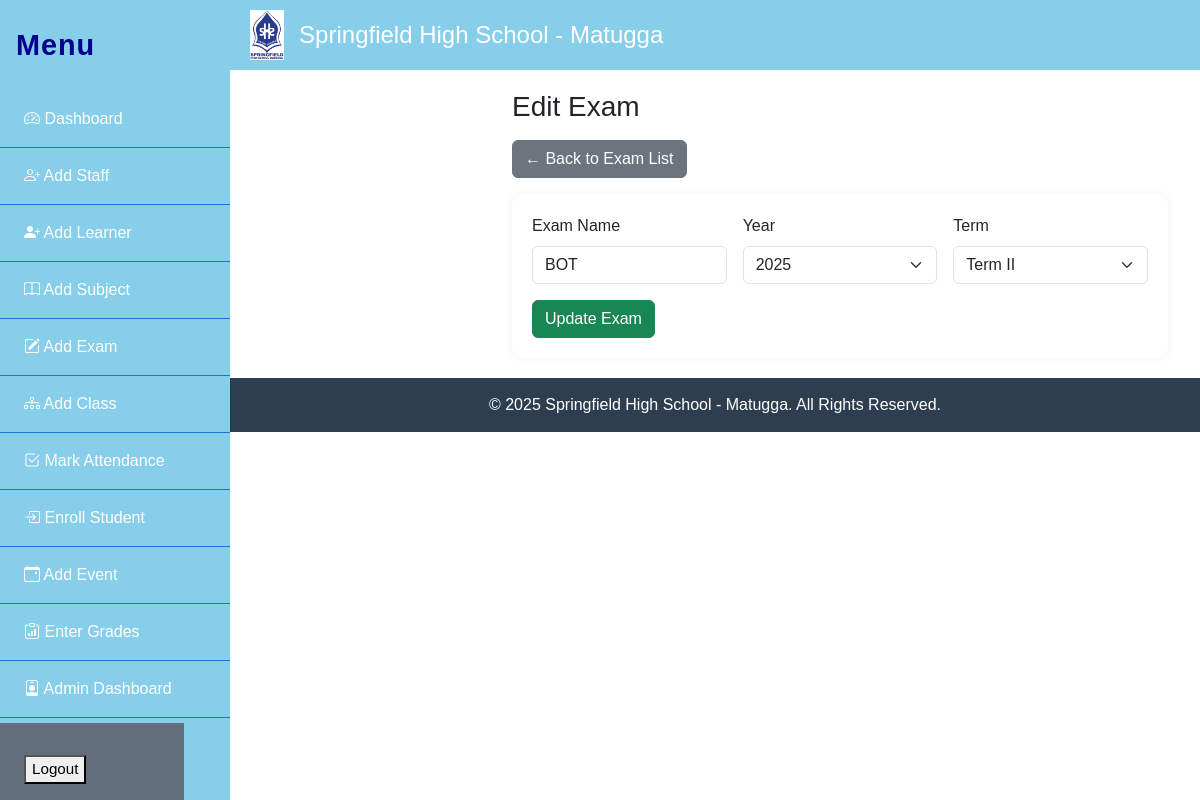
/exams/addexam.php?id=1, run on the app's committed database.
### tables this page shows
CREATE TABLE `exams` (
  `exam_id` int(11) NOT NULL,
  `subject_id` int(11) DEFAULT NULL,
  `class_id` int(11) DEFAULT NULL,
  `name` varchar(100) DEFAULT NULL,
  `date` year(4) DEFAULT NULL,
  `term` varchar(20) DEFAULT NULL
);

### exams/addexam.php (the view, shortened to what this page needs)
<?php
require_once('../db.php');
$edit = isset($_GET['id']);
if ($edit) {
    $id = intval($_GET['id']);
    $stmt = $conn->prepare("SELECT * FROM exams WHERE exam_id = ?");
    $stmt->bind_param('i', $id);
    $stmt->execute();
    $exam = $stmt->get_result()->fetch_assoc();
}
$values = [
    'name' => $edit ? $exam['name'] : '',
    'date' => $edit ? $exam['date'] : date('Y'),
    'term' => $edit ? $exam['term'] : ''
];
?>
<!DOCTYPE html>
<html lang="en">
<head>
    <link rel="stylesheet" href="https://cdn.jsdelivr.net/npm/bootstrap@5.3.2/dist/css/bootstrap.min.css">
</head>
<body>
<?php include '../header.php'; ?>
<?php include '../includes/sidebar.php'; ?>
<div class="content-wrapper">
    <div class="container-fluid">
        <h3 class="mb-3"><?= $edit ? "Edit Exam" : "Add New Exam" ?></h3>
        <a href="examlist.php" class="btn btn-secondary mb-3">&larr; Back to Exam List</a>
        <div class="card-style">
            <form method="post" class="row g-3">
                <div class="col-md-4">
                    <label class="form-label">Exam Name</label>
                    <input type="text" name="name" class="form-control" required value="<?= htmlspecialchars($values['name']) ?>">
                </div>
                <div class="col-md-4">
                    <label class="form-label">Year</label>
                    <select name="date" class="form-select" required>
                        <?php
                        $currentYear = date('Y');
                        for ($y = $currentYear; $y >= 2000; $y--):
                        ?>
                            <option value="<?= $y ?>" <?= $values['date'] == $y ? 'selected' : '' ?>><?= $y ?></option>
                        <?php endfor; ?>
                    </select>
                </div>
                <div class="col-md-4">
                    <label class="form-label">Term</label>
                    <select name="term" class="form-select" required>
                        <option value="Term II" <?= $values['term'] == 'Term II' ? 'selected' : '' ?>>Term II</option>
                    </select>
                </div>
                <div class="col-12">
                    <button type="submit" class="btn btn-success"><?= $edit ? "Update" : "Add" ?> Exam</button>
                </div>
            </form>
        </div>
    </div>
</div>
<?php include '../footer.php'; ?>
</body>
</html>

### exams/addexam.php (style rules this page uses)
.content-wrapper { margin-left: 250px; padding: 20px; }
.card-style { background: #fff; padding: 20px; border-radius: 12px; box-shadow: 0 0 10px rgba(0,0,0,0.05); }

### header.php (style rules this page uses)
body { margin: 0; font-family: Arial, sans-serif; }

### includes/sidebar.php (style rules this page uses)
body.with-sidebar { margin-left: 230px; transition: margin-left 0.3s; }

### data on the page
exams: name "BOT", date "2025", term "Term II"
